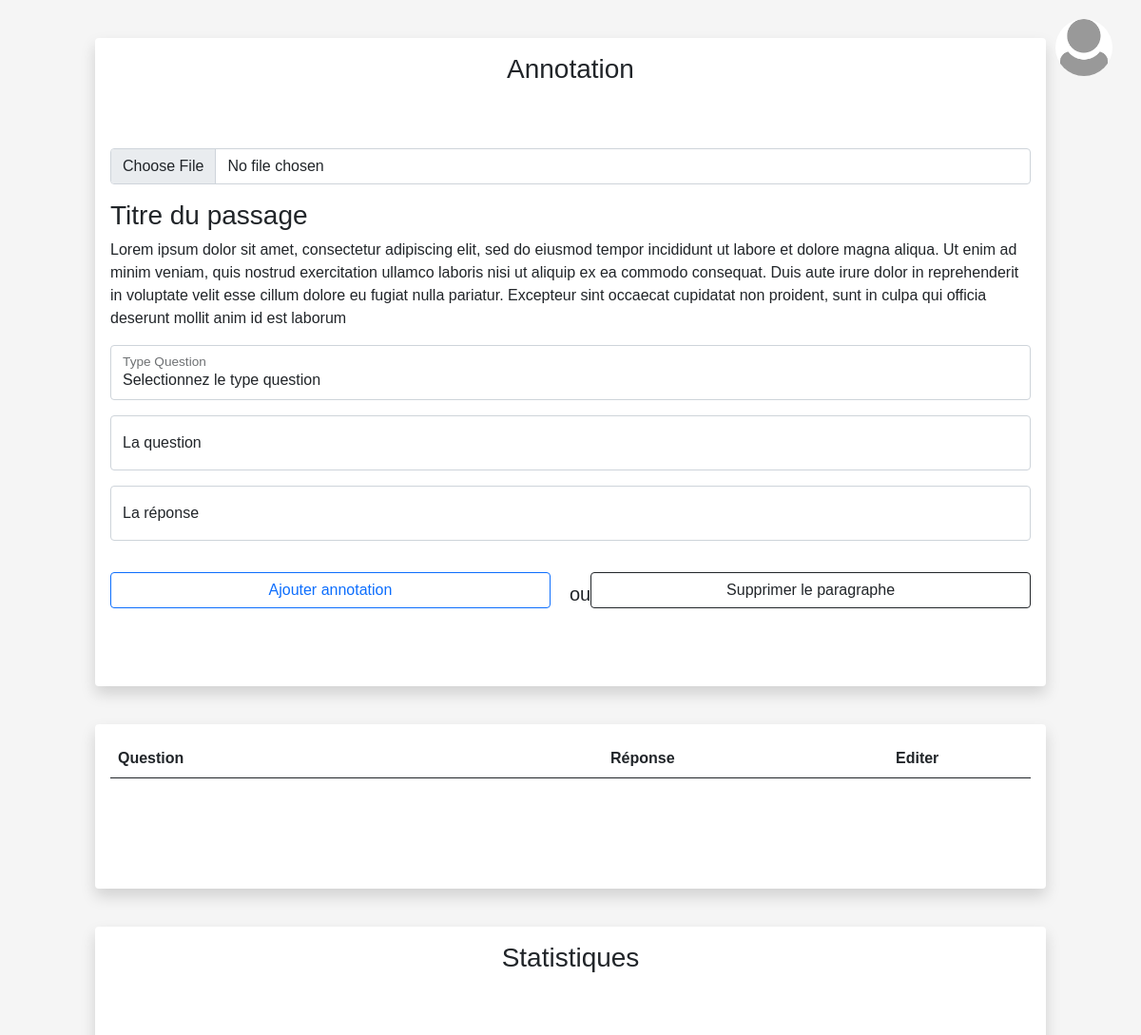
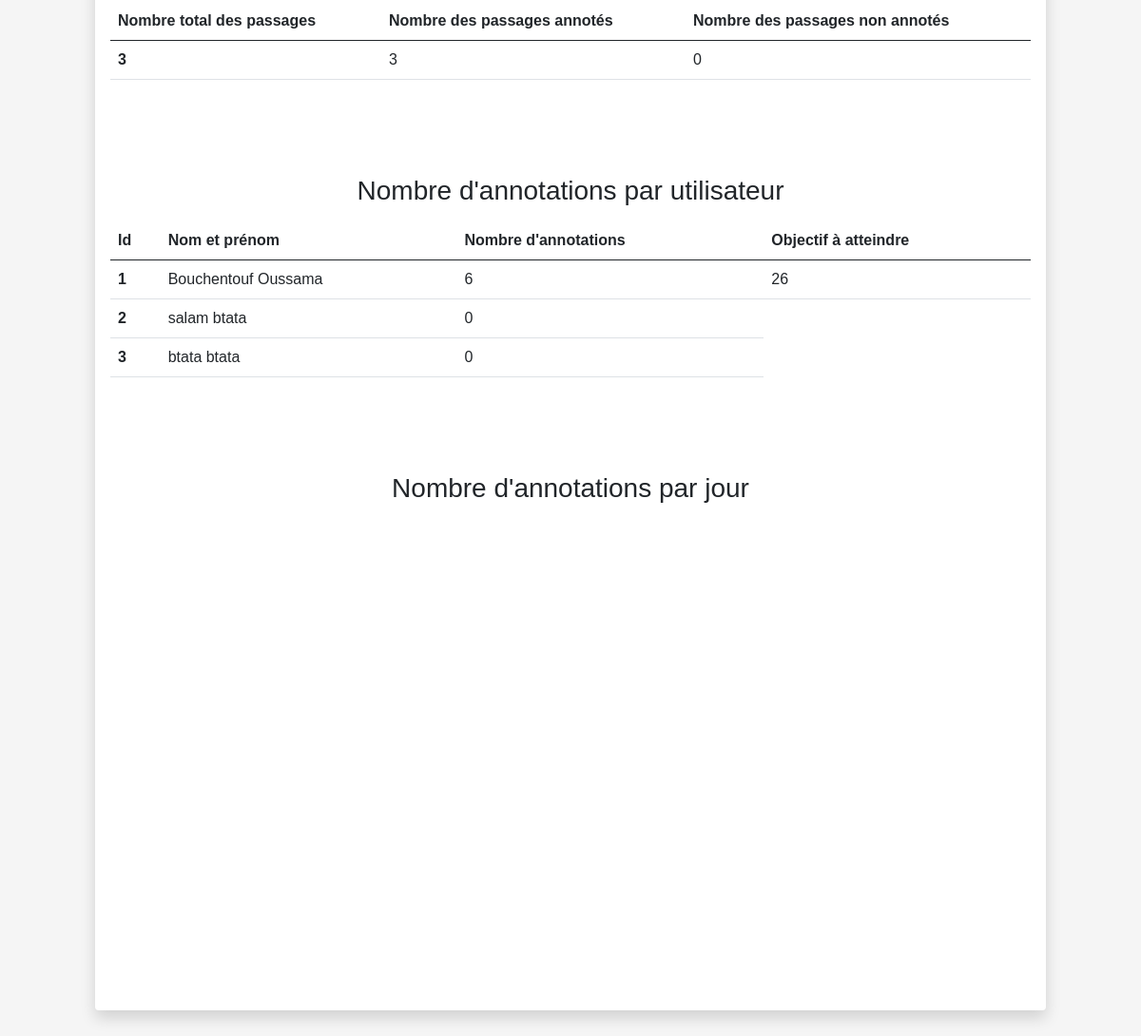
The page /Annotation/index.php?id=1 on the database its author committed (2 pictures, top to bottom).
### tables this page shows
CREATE TABLE `utilisateur` (
  `id_uti` int(11) NOT NULL,
  `nom` varchar(100) NOT NULL,
  `prenom` varchar(100) NOT NULL,
  `email` varchar(255) NOT NULL,
  `mdp` varchar(100) NOT NULL,
  `photo` varchar(255) NOT NULL,
  `superutilisateur` tinyint(1) DEFAULT NULL,
  `telephone` int(11) DEFAULT NULL,
  `oldmdp` char(255) DEFAULT NULL
);

CREATE TABLE `affectation` (
  `objectif` int(11) NOT NULL,
  `id_uti` int(11) DEFAULT NULL,
  `id_group` int(11) DEFAULT NULL
);

### Annotation/index.php (the view, shortened to what this page needs)
<?php
    require_once("../db.php");
      $id_group = $_GET['id'];
?>
<!doctype html>
<html lang="en">
<head>
  <link href="https://cdn.jsdelivr.net/npm/bootstrap@5.0.2/dist/css/bootstrap.min.css" rel="stylesheet"
>
   <link href="https://cdn.jsdelivr.net/npm/bootstrap@5.0.2/dist/css/bootstrap.min.css" rel="stylesheet"
>
  <link href="annotation.css" rel="stylesheet">
</head>
<body>
  <div class="action">
    <div class="profile" onclick="menuToggle();">
      <img src="../Projets/profil.png" alt="">
    </div>
  </div>
  <form class="container-sm shadow p-3 bg-white rounded" method="post"  action="" >
    <h1 class="h3 mb-3 fw-normal">Annotation</h1>
    <div class="input-group mb-3">
      <input type="file" class="form-control" id="inputGroupFile03" aria-describedby="inputGroupFileAddon03"
        aria-label="Upload">
    </div>
    <h3 style="text-align: left;">Titre du passage</h3>
    <p>Lorem ipsum dolor sit amet, consectetur adipiscing elit, sed do eiusmod tempor incididunt ut labore et dolore magna aliqua. Ut enim ad minim veniam, quis nostrud exercitation ullamco laboris nisi ut aliquip ex ea commodo consequat. Duis aute irure dolor in reprehenderit in voluptate velit esse cillum dolore eu fugiat nulla pariatur. Excepteur sint occaecat cupidatat non proident, sunt in culpa qui officia deserunt mollit anim id est laborum</p>
    <div class="form-floating mb-3">
      <select  class="form-control" name="typequestion" required>
        <option value="">Selectionnez le type question </option>
      </select>
      <label for="floatingInput">Type Question</label>
    </div>
    <div class="form-floating mb-3">
      <input type="text" class="form-control" id="floatingInput" placeholder="Votre question" name="question" required>
      <label for="floatingInput">La question</label>
    </div>
    <div class="form-floating mb-3">
      <input type="text" class="form-control" id="floatingInput" placeholder="Votre réponse" name="reponse" required>
      <label for="floatingInput">La réponse</label>
    </div>
    <div class="boutton">
      <button type="submit" class="w-50 btn btn-outline-primary add " name="ajout" >Ajouter annotation</button>
      <p>ou</p>
      <button type="submit" class="w-50 btn btn-outline-dark deletes">Supprimer le paragraphe</button>
    </div>
    </form>
    <form form class="container-sm shadow p-3 bg-white rounded" method="post"  action="" >
    <table class="table">
      <thead>
        <tr>
          <th scope="col">Question</th>
          <th style="width: 300px;" scope="col">Réponse</th>
          <th style="width: 150px;" scope="col">Editer</th>
        </tr>
      </thead>
    </table>
    </form>
<form class="container-sm shadow p-3 bg-white rounded">
    <h1 class="h3 mb-3 fw-normal">Statistiques</h1>
    <table class="table">
      <thead>
        <tr>
          <th scope="col">Nombre total des passages</th>
          <th scope="col">Nombre des passages annotés</th>
          <th scope="col">Nombre des passages non annotés</th>
        </tr>
      </thead>
      <tbody>
        <tr>
        <?php
    $result1 = $con->query("SELECT count(distinct (p.id_passage)) as total FROM passage p inner join annotation a on a.id_passage = p.id_passage where a.id_group = '$id_group'");
    $result2 = $con->query("SELECT  count(DISTINCT id_passage) as total2 FROM annotation");
    $result3 = $con->query("SELECT * FROM utilisateur");
?>
        <?php while( $row = $result1->fetch_assoc() ) { ?>
          <th scope="row"><?php echo $row['total']; ?></th>
          <?php while( $row2 = $result2->fetch_assoc() ) { ?>
          <td><?php echo $row2['total2']; ?></td>
          <td><?php echo $row['total'] - $row2['total2']; ?></td>
          <?php } ?>
          <?php } ?>
        </tr>
      </tbody>
    </table>
    <h3 class="h3 mb-3 fw-normal">Nombre d'annotations par utilisateur</h3>
    <table class="table">
      <thead>
        <tr>
          <th scope="col">Id</th>
          <th scope="col">Nom et prénom</th>
          <th scope="col">Nombre d'annotations</th>
          <th scope="col">Objectif à atteindre</th>
        </tr>
      </thead>
      <tbody>
        <?php while( $row3 = $result3->fetch_assoc() ) { ?>
          <tr>
          <th scope="row"><?php echo $row3['id_uti']; ?></th>
          <td><?php echo $row3['nom'] . " " .$row3['prenom']; ?></td>
         <?php $result4 = $con->query("SELECT  count( id_annot) as total3 FROM annotation where id_uti = ".$row3['id_uti'].' AND id_group = ' . $id_group); ?>
        <?php while( $row4 = $result4->fetch_assoc() ) { ?>
        <td><?php echo $row4['total3']; ?></td>
        <?php } ?>
        <?php $result5 = $con->query("SELECT  objectif as total4 FROM affectation where id_uti = ".$row3['id_uti'].' AND id_group = '.$id_group); ?>
        <?php while( $row5 = $result5->fetch_assoc() ) { ?>
          <td><?php echo $row5['total4']; ?></td>
          <?php } ?>
          </tr>
          <?php } ?>
      </tbody>
    </table>
    <h3 class="h3 mb-3 fw-normal">Nombre d'annotations par jour</h3>
    <div id="piechart" style="width: 900px; height: 500px;"></div>
</body>
</html>

### Annotation/annotation.css (style rules this page uses)
body { align-items: center; padding-top: 40px; padding-bottom: 40px; background-color: #f5f5f5; }
.container-sm { max-width: 1000px; margin-bottom: 40px; }
.container-sm h1 { padding-bottom: 50px; text-align: center; }
.container-sm h3 { text-align: center; }
.boutton { display: flex; align-items: center; text-align: center; padding-bottom: 50px; }
.boutton .add { margin-right: 20px; }
.boutton p { font-size: 20px; margin-top: 25px; }
.container-sm table { margin-bottom: 100px; }
* { margin: 0; padding: 0; font-family: 'Arial', Helvetica, sans-serif; }
.action { position: fixed; top: 20px; right: 30px; z-index: 5; }
.action .profile { position: relative; width: 60px; height: 60px; border-radius: 50%; overflow: hidden; cursor: pointer; }
.action .profile img { position: absolute; top: 0; left: 0; width: 100%; height: 100%; object-fit: cover; }

### rows shown on the page
utilisateur: id_uti "1", nom "Bouchentouf", prenom "Oussama", total3 "6"
affectation: objectif "26"
utilisateur: id_uti "2", nom "salam", prenom "btata", total3 "0"
utilisateur: id_uti "3", nom "btata", prenom "btata", total3 "0"

### other values the page prints
$row['total'] "3"
$row2['total2'] "3"
$row['total'] - $row2['total2'] "0"
